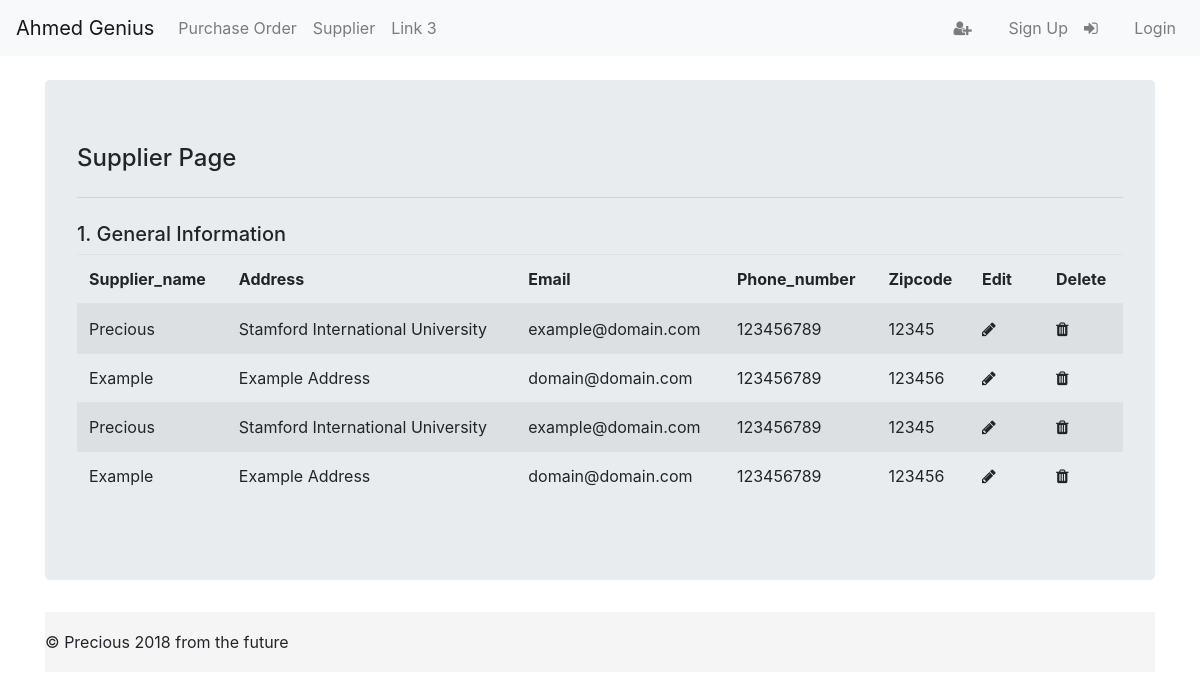
The app's page /supplier_page.php with its own data.
### tables this page shows
CREATE TABLE `Supplier` (
  `Vendor_id` int(20) NOT NULL,
  `Vendor_name` varchar(250) NOT NULL,
  `Address` varchar(500) NOT NULL,
  `Email` varchar(250) NOT NULL,
  `Phone_number` varchar(250) NOT NULL,
  `Zipcode` varchar(50) NOT NULL
);

### supplier_page.php (the view, shortened to what this page needs)
<?php include_once('header.php'); ?>
<?php include ('edit_supplier.php');?>
<div class="container">
<div class="jumbotron mt-4">
	<h4>Supplier Page</h4>
	<hr class="my-4">
	<h5>1. General Information</h5>
	<table class="table table-striped">
	  <thead>
	    <tr>
	      <th scope="col">Supplier_name</th>
	      <th scope="col">Address</th>
	      <th scope="col">Email</th>
	      <th scope="col">Phone_number</th>
	      <th scope="col">Zipcode</th>
	      <th scope="col">Edit</th>
	       <th scope="col">Delete</th>
	    </tr>
	  </thead>
	  <tbody>
	  <?php
			$sql = 'SELECT * from Supplier order by Vendor_id ASC';
			$retval = mysqli_query($link, $sql);
			while($row = mysqli_fetch_array($retval)) {
				echo "<tr>";
				$id = $row["Vendor_id"];
				$vendor_name = $row["Vendor_name"];
				$address = $row["Address"];
				$email = $row["Email"];
				$phone_number = $row["Phone_number"];
				$zipcode = $row["Zipcode"];
		  		echo "<td>{$vendor_name}</td>";
		  		echo "<td>{$address}</td>";
		  		echo "<td>{$email}</td>";
		  		echo "<td>{$phone_number}</td>";
		  		echo "<td>{$zipcode}</td>";
		  		echo "<td><i id='$id' vendor_name='$vendor_name' address='$address' email='$email' phone_number='$phone_number' zipcode='$zipcode' class=' edit_supplier fa fa-pencil fa-1x'></i></td>";
		  		echo "<td><i id='$id' class='delete_supplier fa fa-trash' aria-hidden='true'></i> </td>";
		  	    echo "</tr>";
			}
	  ?>
	  </tbody>
	</table>
</div>
<?php include_once('footer.php'); ?>

### css/custom.css (style rules this page uses)
i { padding-right: 2em; }

### supplier_page.php (style rules this page uses)
.delete_supplier { cursor: pointer; }
.edit_supplier { cursor: pointer; }

### records on screen
supplier: Vendor_name "Precious", Address "Stamford International University", Email "example@domain.com", Phone_number "123456789", Zipcode "12345"
supplier: Vendor_name "Example", Address "Example Address", Email "domain@domain.com", Phone_number "123456789", Zipcode "123456"
supplier: Vendor_name "Precious", Address "Stamford International University", Email "example@domain.com", Phone_number "123456789", Zipcode "12345"
supplier: Vendor_name "Example", Address "Example Address", Email "domain@domain.com", Phone_number "123456789", Zipcode "123456"
